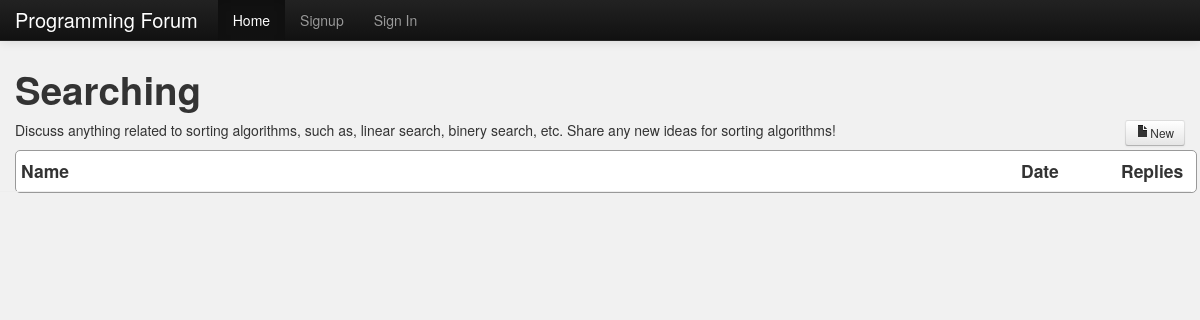
The page /forum.php?id=4 on the database its author committed.
### tables this page shows
CREATE TABLE `topic` (
  `topic_id` int(11) NOT NULL AUTO_INCREMENT,
  `sec_id` int(11) NOT NULL,
  `topic_name` varchar(50) NOT NULL,
  `topic_date` timestamp NOT NULL DEFAULT CURRENT_TIMESTAMP ON UPDATE CURRENT_TIMESTAMP,
  `topic_desc` text NOT NULL,
  PRIMARY KEY (`topic_id`)
);

### src/forum.php (the view, shortened to what this page needs)
<?php
include 'header.php';
$q = mysql_query("SELECT * FROM topic WHERE topic_id=".$_GET['id']);
$r = mysql_fetch_array($q);
?>
    <h1><?php echo $r['topic_name']; ?></h1>
	<div class="container">
		<div class="row">
			<div class="span11"><p><?php echo $r['topic_desc']; ?></p></div>
			<div class="span1 text-right"><a class="btn btn-small" href="newThread.php?id=<?php echo $_GET['id']; ?>"><i class="icon-file"></i>New</a></div>
		</div>
	</div>
	<div class="container section">
		<div class="row">
			<div class="span10"><h4>Name</h4></div>
			<div class="span1"><h4>Date</h4></div>
			<div class="span1"><h4>Replies</h4></div>
		</div>
	</div>
<?php
include 'footer.php';
?>

### src/css/forum.css (style rules this page uses)
body { padding-top: 60px; background-color:#f1f1f1; }
.section { background-color:white; border:1px solid #999; border-radius:5px; margin-bottom:10px; padding-left:5px; padding-right:5px; }
.section .row { border-bottom:1px solid #eee; }
.text-right { text-align:right; }

### rows shown on the page
topic: topic_name "Searching", topic_desc "Discuss anything related to sorting algorithms, such as, linear search, binery search, etc. Share any new ideas for sorting algorithms!"
